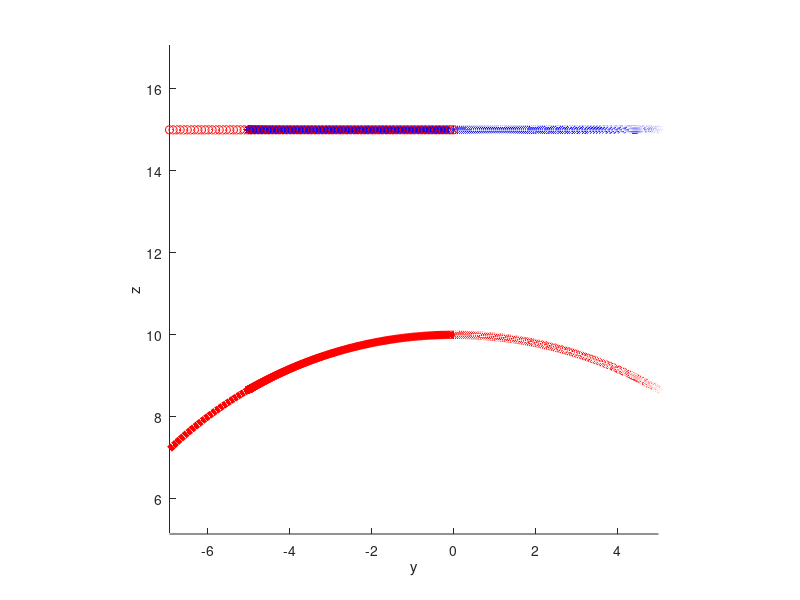

Here is the MATLAB script that generated this plot:
clear all;
clc;
axis equal;
hold on;
format short;

xlabel('x');
ylabel('y');
zlabel('z');
view(90,0);

rotate_x = @(theta)[
                    1 , 0           , 0          , 0;
                    0 , cos(theta)  , sin(theta) , 0;
                    0 , -sin(theta) , cos(theta) , 0;
                    0 , 0           , 0          , 1;
                    ];

rotate_y = @(theta)[
                    cos(theta)  , 0 , sin(theta) , 0;
                    0           , 1 , 0          , 0;
                    -sin(theta) , 0 , cos(theta) , 0;
                    0           , 0 , 0          , 1;
                   ];

rotate_z = @(theta)[
                    cos(theta)  , sin(theta) , 0 , 0;
                    -sin(theta) , cos(theta) , 0 , 0;
                    0           , 0          , 1 , 0;
                    0           , 0          , 0 , 1;
                   ];

pipe_length = 20;
pipe_raidus = 10;

unit_arc_length = 0.1;

arc_guide_line_radius = pipe_raidus / 4;
arc_guide_line_radians_length = 5;

%laser working point is half pipe x length
laser_working_point_x = pipe_length / 2;
laser_offset_center_distance = 0;
laser_up_lift_distance = 5;
laser_circle_raduis = pipe_raidus / 2;

unit_circle_center_angle = unit_arc_length / (pi/180 * pipe_raidus);
unit_arc_rad = unit_circle_center_angle * pi / 180;

theta = 0 : unit_arc_rad : 2 * pi;
[col,row] = size(theta);
% pipe_rotate_x_angle = 0;
% pipe_rotate_y_angle = 0;
% pipe_rotate_z_angle = 0;

[cylinder_x, cylinder_y, cylinder_z] = cylinder(pipe_raidus, 100);
cylinder_z = cylinder_z * pipe_length;
pipe_x = cylinder_z;
pipe_y = cylinder_x;
pipe_z = cylinder_y;

%draw pipe
%mesh(pipe_x, pipe_y, pipe_z);

%laser working point is half pipe x length
% laser_working_point_x = pipe_length / 2;
% laser_offset_center_distance = 0;
% laser_up_lift_distance = 5;
% laser_circle_raduis = pipe_raidus;

laser_pos_x = laser_working_point_x;
laser_pos_y = laser_offset_center_distance;
laser_pos_z = pipe_raidus + laser_up_lift_distance;

%draw laser trail
laser_trail_x = laser_pos_x + laser_circle_raduis * cos(theta);
laser_trail_y = laser_pos_y + laser_circle_raduis * sin(theta);
laser_trail_z = laser_pos_z * ones(1, row);

laser_trail = [laser_trail_x',laser_trail_y',laser_trail_z';];
plot3(laser_trail_x, laser_trail_y, laser_trail_z, 'b*');

%draw cilcle trail
cut_trail_x = laser_trail_x;
cut_trail_y = laser_trail_y;
cut_trail_z = sqrt(pipe_raidus^2 - cut_trail_y.^2);

cut_trail = [cut_trail_x',cut_trail_y',cut_trail_z'];

angle_cut_y = acos(cut_trail_y ./ pipe_raidus);
angle_cut_y = rad2deg(angle_cut_y);
angle_cut_trail = [cut_trail_x',angle_cut_y',cut_trail_z'];
need_penetrate = false;
for i = 1 : row
    if (abs( cut_trail_y(1, i)) > pipe_raidus)
        need_penetrate = true;
        continue;
    end
    if (cut_trail_x(1,i) < 0 || cut_trail_x(1,i) > pipe_length)
        continue;
    end
    plot3(cut_trail_x(1,i), cut_trail_y(1,i), cut_trail_z(1,i), 'r*');
end

if (need_penetrate)
    for i = 1 : row
        if (abs( cut_trail_y(1, i)) > pipe_raidus)
            continue;
        end
        if (cut_trail_x(1,i) < 0 || cut_trail_x(1,i) > pipe_length)
            continue;
        end
        plot3(cut_trail_x(1,i), cut_trail_y(1,i), - cut_trail_z(1,i), 'y*');
    end
end

% arc_guide_line_radians = arc_guide_line_radians_length / arc_guide_line_radius;
% arc_guide_line_circle_center_x = laser_pos_x + laser_circle_raduis - arc_guide_line_radius;
% arc_guide_line_circle_center_y = laser_pos_y;
% arc_guide_line_circle_center_z = laser_pos_z;
%judge guide line in/out circle
is_arc_guide_line_out_circle = true;
%add arc in guide line 
% arc_guide_line_in_theta = arc_guide_line_radians : -unit_arc_rad : 0;
% [arc_guide_line_in_col, arc_guide_line_in_row] = size(arc_guide_line_in_theta);
% arc_trail_in_x = arc_guide_line_circle_center_x + arc_guide_line_radius * cos(arc_guide_line_in_theta);
% arc_trail_in_y = arc_guide_line_circle_center_y + arc_guide_line_radius * sin(arc_guide_line_in_theta);
% arc_trail_in_z = arc_guide_line_circle_center_z * ones(1, arc_guide_line_in_row);
% if (is_arc_guide_line_out_circle)
%     parallel_trail_in_x = arc_trail_in_x - arc_guide_line_circle_center_x;
%     parallel_trail_in_y = arc_trail_in_y - arc_guide_line_circle_center_y;
%     parallel_trail_in_z = arc_trail_in_z - arc_guide_line_circle_center_z;
% 
%     rotate_y_trail_in_x = parallel_trail_in_x * cos(pi) - parallel_trail_in_z * sin(pi);
%     rotate_y_trail_in_y = parallel_trail_in_y;
%     rotate_y_trail_in_z = parallel_trail_in_x * sin(pi) + parallel_trail_in_z * cos(pi);
% 
%     arc_trail_in_x = rotate_y_trail_in_x + arc_guide_line_circle_center_x + 2 * arc_guide_line_radius;
%     arc_trail_in_y = rotate_y_trail_in_y + arc_guide_line_circle_center_y;
%     arc_trail_in_z = rotate_y_trail_in_z + arc_guide_line_circle_center_z;
% end
% plot3(arc_trail_in_x, arc_trail_in_y, arc_trail_in_z, 'co');
% arc_trail_in = [arc_trail_in_x',arc_trail_in_y',arc_trail_in_z'];
%add arc out guide line
% arc_guide_line_out_theta = 2 * pi : -unit_arc_rad : 2 * pi - arc_guide_line_radians;
% [arc_guide_line_out_col, arc_guide_line_out_row] = size(arc_guide_line_out_theta);
% arc_trail_out_x = arc_guide_line_circle_center_x + arc_guide_line_radius * cos(arc_guide_line_out_theta);
% arc_trail_out_y = arc_guide_line_circle_center_y + arc_guide_line_radius * sin(arc_guide_line_out_theta);
% arc_trail_out_z = arc_guide_line_circle_center_z * ones(1, arc_guide_line_out_row);
% if (is_arc_guide_line_out_circle)
%     parallel_trail_out_x = arc_trail_out_x - arc_guide_line_circle_center_x;
%     parallel_trail_out_y = arc_trail_out_y - arc_guide_line_circle_center_y;
%     parallel_trail_out_z = arc_trail_out_z - arc_guide_line_circle_center_z;
% 
%     rotate_y_trail_out_x = parallel_trail_out_x * cos(pi) - parallel_trail_out_z * sin(pi);
%     rotate_y_trail_out_y = parallel_trail_out_y;
%     rotate_y_trail_out_z = parallel_trail_out_x * sin(pi) + parallel_trail_out_z * cos(pi);
% 
%     arc_trail_out_x = rotate_y_trail_out_x + arc_guide_line_circle_center_x + 2 * arc_guide_line_radius;
%     arc_trail_out_y = rotate_y_trail_out_y + arc_guide_line_circle_center_y;
%     arc_trail_out_z = rotate_y_trail_out_z + arc_guide_line_circle_center_z;
% end
% plot3(arc_trail_out_x, arc_trail_out_y, arc_trail_out_z, 'mo');
% 
% arc_trail_out = [arc_trail_out_x',arc_trail_out_y',arc_trail_out_z'];
% draw arc in guide line trail
% cut_arc_guide_line_in_x = arc_trail_in_x;
% cut_arc_guide_line_in_y = arc_trail_in_y;
% cut_arc_guide_line_in_z = sqrt(pipe_raidus^2 - cut_arc_guide_line_in_y.^2);
% plot3(cut_arc_guide_line_in_x, cut_arc_guide_line_in_y, cut_arc_guide_line_in_z, 'r*');
% cut_arc_guide_line_in = [cut_arc_guide_line_in_x',cut_arc_guide_line_in_y',cut_arc_guide_line_in_z'];
% draw arc out guide line trail
% cut_arc_guide_line_out_x = arc_trail_out_x;
% cut_arc_guide_line_out_y = arc_trail_out_y;
% cut_arc_guide_line_out_z = sqrt(pipe_raidus^2 - cut_arc_guide_line_out_y.^2);
% plot3(cut_arc_guide_line_out_x, cut_arc_guide_line_out_y, cut_arc_guide_line_out_z, 'r*');
% cut_arc_guide_line_out = [cut_arc_guide_line_out_x',cut_arc_guide_line_out_y',cut_arc_guide_line_out_z'];

% A = arc_trail_in == cut_arc_guide_line_in;
% B = arc_trail_out == cut_arc_guide_line_out;
% 
% [~, frame_row_count] = size(arc_guide_line_in_theta);
% move_laser_x = 0;
% move_laser_y = 0;
% move_laser_z = laser_pos_z;
% hlaser = plot3(move_laser_x, move_laser_y, move_laser_z, 'ro');
% for i = 1 : frame_row_count
%     move_laser_x = arc_trail_in_x(1, i);
%     angle = acos(arc_trail_in_y(1, i) / pipe_raidus);
%     set(hlaser, 'xdata', move_laser_x, 'ydata', move_laser_y, 'zdata', move_laser_z);
%     drawnow;
%     pause(0.01);
% end
% 
% [~, frame_row_count] = size(theta);
% for i = 1 : frame_row_count
%     move_laser_x = cut_trail_x(1,i);
%     set(hlaser, 'xdata', move_laser_x, 'ydata', move_laser_y, 'zdata', move_laser_z);
%     drawnow;
%     pause(0.01);
% end
% 
% [~, frame_row_count] = size(arc_guide_line_out_theta);
% for i = 1 : frame_row_count
%     move_laser_x = arc_trail_out_x(1,i);
%     set(hlaser, 'xdata', move_laser_x, 'ydata', move_laser_y, 'zdata', move_laser_z);
%     drawnow;
%     pause(0.01);
% end

guide_line_length = 8;
guide_line_degree = 30;
guide_line_x = laser_pos_x + laser_circle_raduis;
guide_line_y = laser_pos_y;
guide_line_z = laser_pos_z;
guide_line_radian = deg2rad(guide_line_degree);

guide_line_xs = guide_line_x + guide_line_length * cos(guide_line_radian - pi / 2);
guide_line_ys = guide_line_y + guide_line_length * sin(guide_line_radian - pi / 2);
guide_line_zs = guide_line_z;

guide_line_xe = guide_line_x;
guide_line_ye = guide_line_y;
guide_line_ze = guide_line_z;

guide_line_unit_line = 0.1;
guide_line_plan_length = 0;
% guide_line_delta = 0 : 0.1 : 1;
% [~, guide_line_col] = size(guide_line_delta);
count = 1;
while guide_line_plan_length <= guide_line_length
    guide_line_delta = guide_line_plan_length / guide_line_length;
    guide_line_fx(1,count) = (1 - guide_line_delta) .* guide_line_xs + guide_line_delta .* guide_line_xe;
    guide_line_fy(1,count) = (1 - guide_line_delta) .* guide_line_ys + guide_line_delta .* guide_line_ye;
    guide_line_fz(1,count) =  guide_line_ze;
    guide_line_plan_length = guide_line_plan_length + guide_line_unit_line;
    count = count + 1;
end
guide_line = [guide_line_fx' guide_line_fy' guide_line_fz'];
guide_line_out = flipud(guide_line);
plot3(guide_line_fx,guide_line_fy,guide_line_fz,'ro');

guide_line_cut_trail_x = guide_line_fx;
guide_line_cut_trail_y = guide_line_fy;
guide_line_cut_trail_z = sqrt(pipe_raidus^2 - guide_line_cut_trail_y.^2);
guide_line_cut_trail = [guide_line_cut_trail_x' guide_line_cut_trail_y' guide_line_cut_trail_z'];
guide_line_cut_out_trail = flipud(guide_line_cut_trail);
plot3(guide_line_cut_trail_x,guide_line_cut_trail_y,guide_line_cut_trail_z,'r','LineWidth',5);
